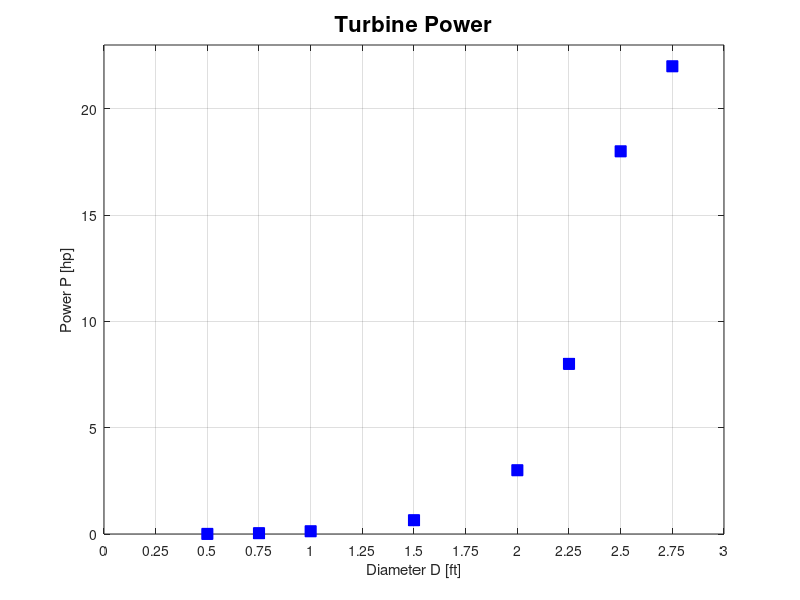

Reproduce this figure in MATLAB.
%{
ENGR1250
Name: Gia Dao
Date: 4/10/2020
Problem Statement: Graph the power (P,ordinate) versus the diameter
(D,abscissa) assuming the data are experimental.

Variables:
P (power) in unit of horsepower [hp]
D (diameter) in unint of feet [ft]
%}
%Set vectors for diameter and power
%data points
D = [0.5,0.75,1,1.5,2,2.25,2.5,2.75]; %D diameter [ft]
P = [0.004,0.04,0.13,0.65,3,8,18,22]; %P power [hp]
figure('color','w');
plot(D,P,'sb','MarkerFaceColor','b','MarkerSize',8);
grid on;
axis([0 3 0 23]);
set(gca,'Xtick',0:0.25:3);
%Set the name for x-axis of the graph
xlabel('Diameter D [ft]');
%Set the name for y-axis of the graph
ylabel('Power P [hp]');
%Set the title of the graph
title('Turbine Power','FontWeight','bold','FontSize',16);
